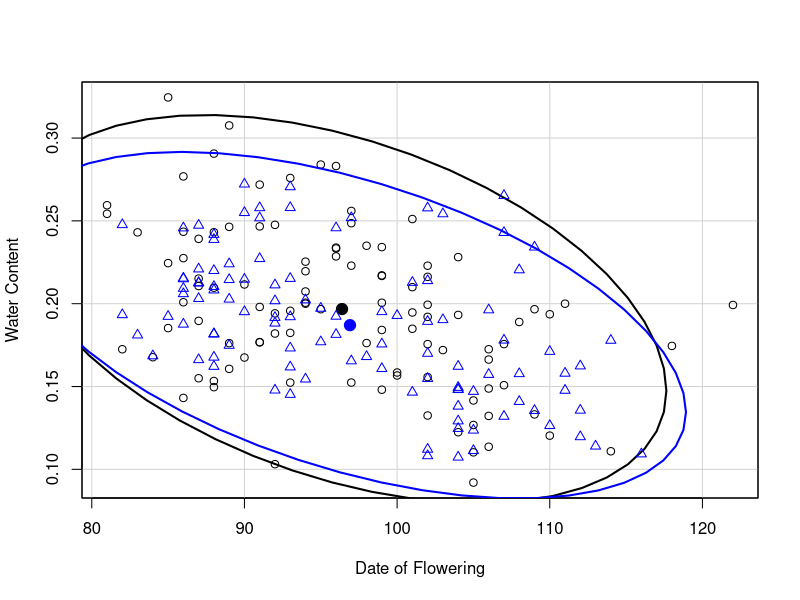
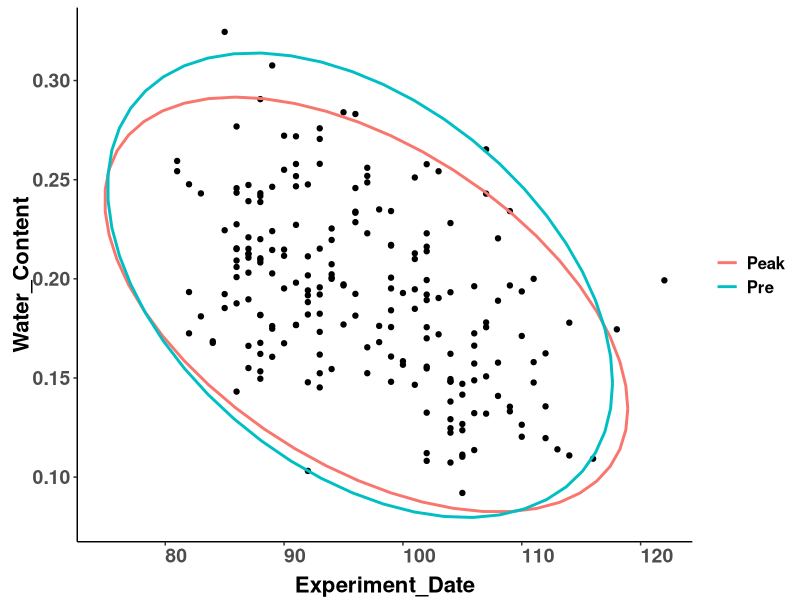
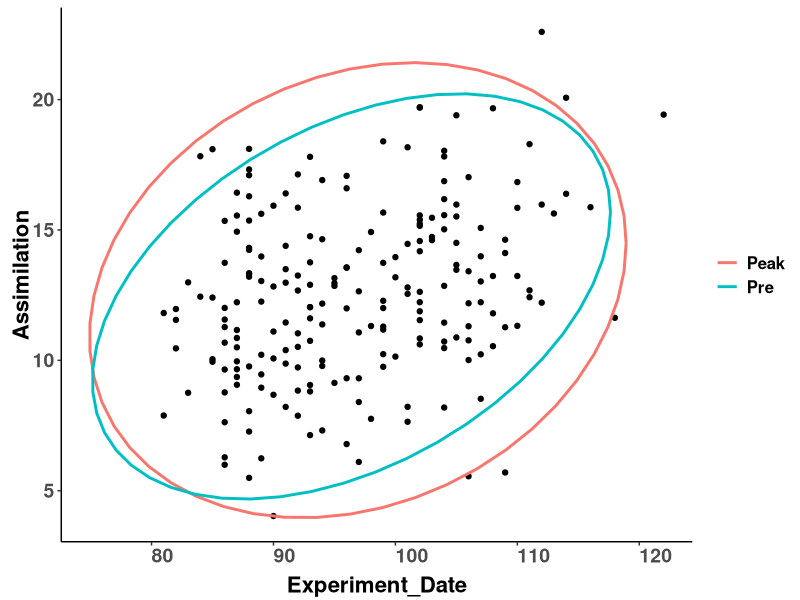
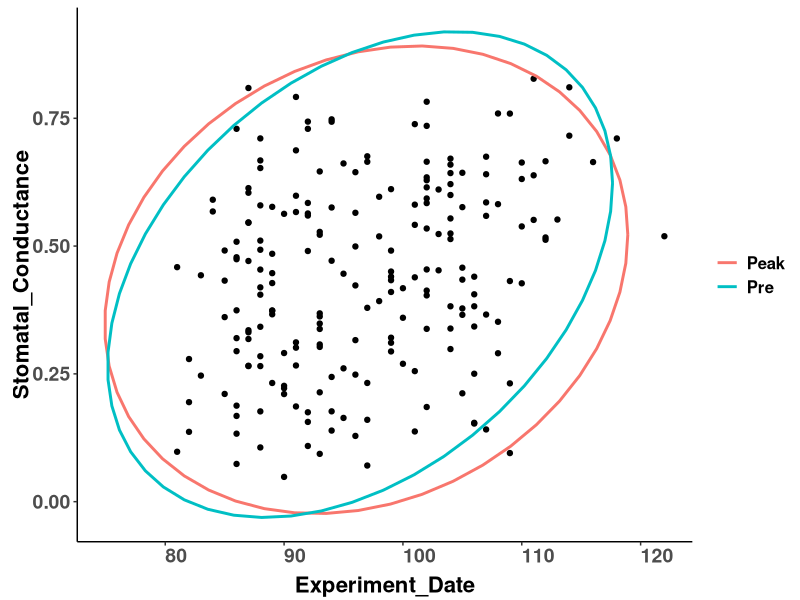
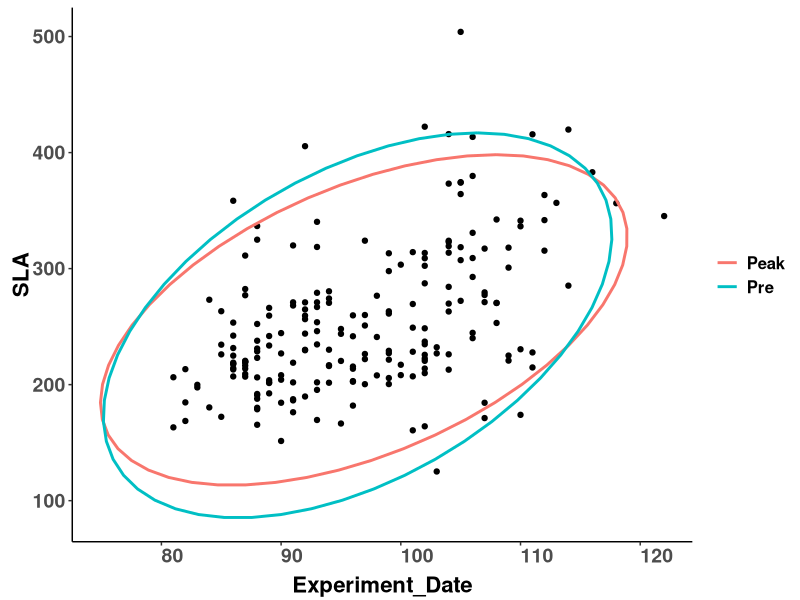
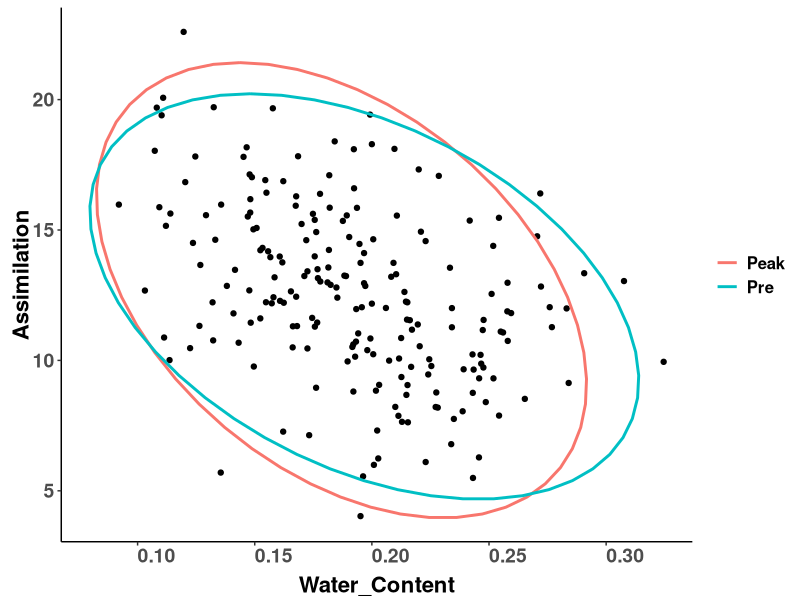
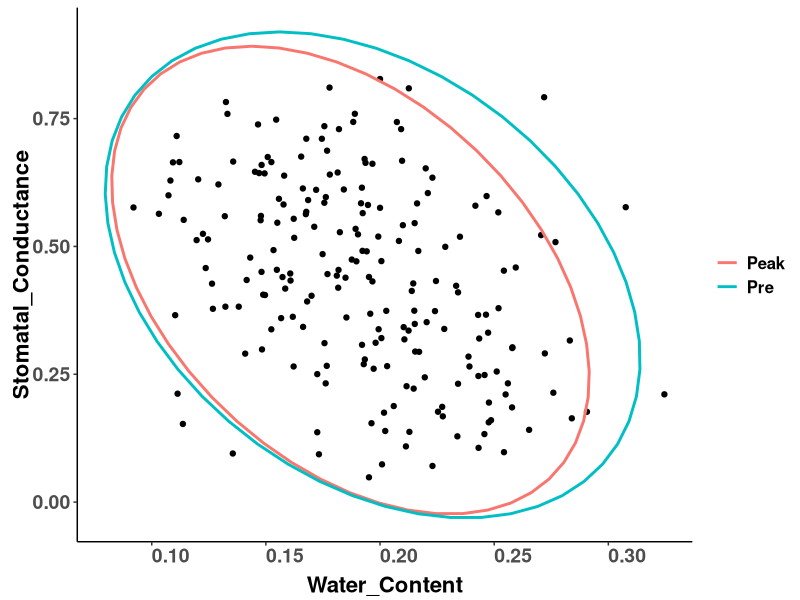
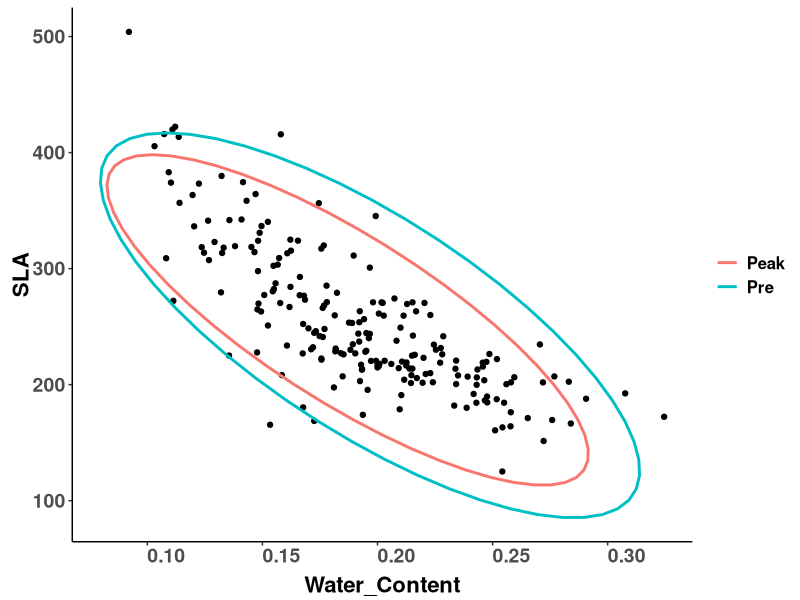

R code for these plots, in order:
##### visualization of the raw data pairwise scatterplots 
#read in packages
library(tidyverse)
library(ggplot2)
library(ggforce)
library(car)
library(cowplot)

# Read in data
all <- read.csv("Data/all.csv")
#place <- read.csv("Data/placements.csv")
North <- all %>% filter(Region == "1.North") #subset of data
North <- mutate_if(North, is.character, stringr::str_replace_all, pattern = "Pre", replacement = "1")
North <- mutate_if(North, is.character, stringr::str_replace_all, pattern = "Peak", replacement = "2")
North$Period <- as.factor(North$Period)

#calculate ellipses
elli_Period <- dataEllipse(North$Experiment_Date, North$Water_Content, North$Period, group.labels=North$Period,
                           weights, log="", levels=0.95, center.pch=19, 
                           center.cex=1.5, draw=TRUE, segments=51, 
                           robust=FALSE, xlab="Date of Flowering", ylab="Water Content", 
                           lwd=2, fill=FALSE, fill.alpha=0.3, grid=TRUE, id=FALSE) 
df1 <- data.frame(elli_Period$'1')
df1[,3] <- "Pre"

df2 <- data.frame(elli_Period$`2`)
df2[,3] <- "Peak"

df <- data.frame(rbind(df1,df2))


### DF by WC
df.wc <- ggplot(North, aes(Experiment_Date,Water_Content))+
  geom_point() +
  theme_classic() +  
  geom_path(data=df, aes(x=x, y=y,colour=V3), size=1) +
  theme(legend.title = element_blank(),
        legend.text = element_text(size = 12, face = "bold"),
        axis.text.x = element_text(size=14, face="bold", angle=0,hjust=0),
        axis.text.y = element_text(size=14,face="bold"),
        axis.title.x = element_text(color="black", size=16, vjust = 0, face="bold"),
        axis.title.y = element_text(color="black", size=16,vjust = 0, face="bold"))
df.wc 

#### DF by Ass
elli2_Period <- dataEllipse(North$Experiment_Date, North$Assimilation, North$Period, group.labels=North$Period,
                            weights, log="", levels=0.95, center.pch=19, 
                            center.cex=1.5, draw=FALSE, segments=51, 
                            robust=FALSE, xlab="Date of Flowering", ylab="Assimilation", 
                            lwd=2, fill=FALSE, fill.alpha=0.3, grid=TRUE, id=FALSE) 

dfA <- data.frame(elli2_Period$'1')
dfA[,3] <- "Pre"

dfB <- data.frame(elli2_Period$`2`)
dfB[,3] <- "Peak"

df2 <- data.frame(rbind(dfA,dfB))

df.ass <- ggplot(North, aes(Experiment_Date,Assimilation))+
  geom_point() +
  theme_classic() +  
  geom_path(data=df2, aes(x=x, y=y,colour=V3), size=1) +
  theme(legend.title = element_blank(),
        legend.text = element_text(size = 12, face = "bold"),
        axis.text.x = element_text(size=14, face="bold", angle=0,hjust=0),
        axis.text.y = element_text(size=14,face="bold"),
        axis.title.x = element_text(color="black", size=16, vjust = 0, face="bold"),
        axis.title.y = element_text(color="black", size=16,vjust = 0, face="bold"))
df.ass 

#### DF by gs
elli3_Period <- dataEllipse(North$Experiment_Date, North$Stomatal_Conductance, North$Period, group.labels=North$Period,
                            weights, log="", levels=0.95, center.pch=19, 
                            center.cex=1.5, draw=FALSE, segments=51, 
                            robust=FALSE, xlab="Date of Flowering", ylab="Stomatal Conductance", 
                            lwd=2, fill=FALSE, fill.alpha=0.3, grid=TRUE, id=FALSE) 

dfA <- data.frame(elli3_Period$'1')
dfA[,3] <- "Pre"

dfB <- data.frame(elli3_Period$`2`)
dfB[,3] <- "Peak"

df3 <- data.frame(rbind(dfA,dfB))

df.gs <- ggplot(North, aes(Experiment_Date,Stomatal_Conductance))+
  geom_point() +
  theme_classic() +  
  geom_path(data=df3, aes(x=x, y=y,colour=V3), size=1) +
  theme(legend.title = element_blank(),
        legend.text = element_text(size = 12, face = "bold"),
        axis.text.x = element_text(size=14, face="bold", angle=0,hjust=0),
        axis.text.y = element_text(size=14,face="bold"),
        axis.title.x = element_text(color="black", size=16, vjust = 0, face="bold"),
        axis.title.y = element_text(color="black", size=16,vjust = 0, face="bold"))
df.gs 

#### DF by SLA
elli4_Period <- dataEllipse(North$Experiment_Date, North$SLA, North$Period, group.labels=North$Period,
                            weights, log="", levels=0.95, center.pch=19, 
                            center.cex=1.5, draw=FALSE, segments=51, 
                            robust=FALSE, xlab="Date of Flowering", ylab="SLA", 
                            lwd=2, fill=FALSE, fill.alpha=0.3, grid=TRUE, id=FALSE) 

dfA <- data.frame(elli4_Period$'1')
dfA[,3] <- "Pre"

dfB <- data.frame(elli4_Period$`2`)
dfB[,3] <- "Peak"

df4 <- data.frame(rbind(dfA,dfB))

df.sla <- ggplot(North, aes(Experiment_Date,SLA))+
  geom_point() +
  theme_classic() +  
  geom_path(data=df4, aes(x=x, y=y,colour=V3), size=1) +
  theme(legend.title = element_blank(),
        legend.text = element_text(size = 12, face = "bold"),
        axis.text.x = element_text(size=14, face="bold", angle=0,hjust=0),
        axis.text.y = element_text(size=14,face="bold"),
        axis.title.x = element_text(color="black", size=16, vjust = 0, face="bold"),
        axis.title.y = element_text(color="black", size=16,vjust = 0, face="bold"))
df.sla

#### WC by Ass
elli5_Period <- dataEllipse(North$Water_Content, North$Assimilation, North$Period, group.labels=North$Period,
                            weights, log="", levels=0.95, center.pch=19, 
                            center.cex=1.5, draw=FALSE, segments=51, 
                            robust=FALSE, xlab="Water Content", ylab="Assimilation", 
                            lwd=2, fill=FALSE, fill.alpha=0.3, grid=TRUE, id=FALSE) 

dfA <- data.frame(elli5_Period$'1')
dfA[,3] <- "Pre"

dfB <- data.frame(elli5_Period$`2`)
dfB[,3] <- "Peak"

df5 <- data.frame(rbind(dfA,dfB))

wc.ass <- ggplot(North, aes(Water_Content,Assimilation))+
  geom_point() +
  theme_classic() +  
  geom_path(data=df5, aes(x=x, y=y,colour=V3), size=1) +
  theme(legend.title = element_blank(),
        legend.text = element_text(size = 12, face = "bold"),
        axis.text.x = element_text(size=14, face="bold", angle=0,hjust=0),
        axis.text.y = element_text(size=14,face="bold"),
        axis.title.x = element_text(color="black", size=16, vjust = 0, face="bold"),
        axis.title.y = element_text(color="black", size=16,vjust = 0, face="bold"))
wc.ass 

#### WC by gs
elli6_Period <- dataEllipse(North$Water_Content, North$Stomatal_Conductance, North$Period, group.labels=North$Period,
                            weights, log="", levels=0.95, center.pch=19, 
                            center.cex=1.5, draw=FALSE, segments=51, 
                            robust=FALSE, xlab="Water Content", ylab="Stomatal Conductance", 
                            lwd=2, fill=FALSE, fill.alpha=0.3, grid=TRUE, id=FALSE) 

dfA <- data.frame(elli6_Period$'1')
dfA[,3] <- "Pre"

dfB <- data.frame(elli6_Period$`2`)
dfB[,3] <- "Peak"

df6 <- data.frame(rbind(dfA,dfB))

wc.gs <- ggplot(North, aes(Water_Content,Stomatal_Conductance))+
  geom_point() +
  theme_classic() +  
  geom_path(data=df6, aes(x=x, y=y,colour=V3), size=1) +
  theme(legend.title = element_blank(),
        legend.text = element_text(size = 12, face = "bold"),
        axis.text.x = element_text(size=14, face="bold", angle=0,hjust=0),
        axis.text.y = element_text(size=14,face="bold"),
        axis.title.x = element_text(color="black", size=16, vjust = 0, face="bold"),
        axis.title.y = element_text(color="black", size=16,vjust = 0, face="bold"))
wc.gs 

#### WC by SLA
elli7_Period <- dataEllipse(North$Water_Content, North$SLA, North$Period, group.labels=North$Period,
                            weights, log="", levels=0.95, center.pch=19, 
                            center.cex=1.5, draw=FALSE, segments=51, 
                            robust=FALSE, xlab="Water Content", ylab="SLA", 
                            lwd=2, fill=FALSE, fill.alpha=0.3, grid=TRUE, id=FALSE) 

dfA <- data.frame(elli7_Period$'1')
dfA[,3] <- "Pre"

dfB <- data.frame(elli7_Period$`2`)
dfB[,3] <- "Peak"

df7 <- data.frame(rbind(dfA,dfB))

wc.sla <- ggplot(North, aes(Water_Content,SLA))+
  geom_point() +
  theme_classic() +  
  geom_path(data=df7, aes(x=x, y=y,colour=V3), size=1) +
  theme(legend.title = element_blank(),
        legend.text = element_text(size = 12, face = "bold"),
        axis.text.x = element_text(size=14, face="bold", angle=0,hjust=0),
        axis.text.y = element_text(size=14,face="bold"),
        axis.title.x = element_text(color="black", size=16, vjust = 0, face="bold"),
        axis.title.y = element_text(color="black", size=16,vjust = 0, face="bold"))
wc.sla 

#### SLA by Ass
elli8_Period <- dataEllipse(North$SLA, North$Assimilation, North$Period, group.labels=North$Period,
                            weights, log="", levels=0.95, center.pch=19, 
                            center.cex=1.5, draw=FALSE, segments=51, 
                            robust=FALSE, xlab="SLA", ylab="Assimilation", 
                            lwd=2, fill=FALSE, fill.alpha=0.3, grid=TRUE, id=FALSE) 

dfA <- data.frame(elli8_Period$'1')
dfA[,3] <- "Pre"

dfB <- data.frame(elli8_Period$`2`)
dfB[,3] <- "Peak"

df8 <- data.frame(rbind(dfA,dfB))

sla.ass <- ggplot(North, aes(SLA,Assimilation))+
  geom_point() +
  theme_classic() +  
  geom_path(data=df8, aes(x=x, y=y,colour=V3), size=1) +
  theme(legend.title = element_blank(),
        legend.text = element_text(size = 12, face = "bold"),
        axis.text.x = element_text(size=14, face="bold", angle=0,hjust=0),
        axis.text.y = element_text(size=14,face="bold"),
        axis.title.x = element_text(color="black", size=16, vjust = 0, face="bold"),
        axis.title.y = element_text(color="black", size=16,vjust = 0, face="bold"))
sla.ass 


#### gs by sla
elli9_Period <- dataEllipse(North$Stomatal_Conductance, North$SLA, North$Period, group.labels=North$Period,
                            weights, log="", levels=0.95, center.pch=19, 
                            center.cex=1.5, draw=FALSE, segments=51, 
                            robust=FALSE, xlab="Stomatal Conductance", ylab="SLA", 
                            lwd=2, fill=FALSE, fill.alpha=0.3, grid=TRUE, id=FALSE) 

dfA <- data.frame(elli9_Period$'1')
dfA[,3] <- "Pre"

dfB <- data.frame(elli9_Period$`2`)
dfB[,3] <- "Peak"

df9 <- data.frame(rbind(dfA,dfB))

gs.sla <- ggplot(North, aes(Stomatal_Conductance,SLA))+
  geom_point() +
  theme_classic() +  
  geom_path(data=df9, aes(x=x, y=y,colour=V3), size=1) +
  theme(legend.title = element_blank(),
        legend.text = element_text(size = 12, face = "bold"),
        axis.text.x = element_text(size=14, face="bold", angle=0,hjust=0),
        axis.text.y = element_text(size=14,face="bold"),
        axis.title.x = element_text(color="black", size=16, vjust = 0, face="bold"),
        axis.title.y = element_text(color="black", size=16,vjust = 0, face="bold"))
gs.sla 



### gs by ASS
elli10_Period <- dataEllipse(North$Stomatal_Conductance, North$Assimilation, North$Period, group.labels=North$Period,
                             weights, log="", levels=0.95, center.pch=19, 
                             center.cex=1.5, draw=FALSE, segments=51, 
                             robust=FALSE, xlab="Stomatal Conductance", ylab="SLA", 
                             lwd=2, fill=FALSE, fill.alpha=0.3, grid=TRUE, id=FALSE) 

dfA <- data.frame(elli10_Period$'1')
dfA[,3] <- "Pre"

dfB <- data.frame(elli10_Period$`2`)
dfB[,3] <- "Peak"

df10 <- data.frame(rbind(dfA,dfB))

gs.ass <- ggplot(North, aes(Stomatal_Conductance,Assimilation))+
  geom_point() +
  theme_classic() +  
  geom_path(data=df10, aes(x=x, y=y,colour=V3), size=1) +
  theme(legend.title = element_blank(),
        legend.text = element_text(size = 12, face = "bold"),
        axis.text.x = element_text(size=14, face="bold", angle=0,hjust=0),
        axis.text.y = element_text(size=14,face="bold"),
        axis.title.x = element_text(color="black", size=16, vjust = 0, face="bold"),
        axis.title.y = element_text(color="black", size=16,vjust = 0, face="bold"))
gs.ass

# cowplot export 10 by 16
plot_grid(df.sla, df.wc, df.ass, df.gs, sla.ass, gs.sla,
          wc.sla, wc.ass, wc.gs, gs.ass,  ncol=2)



